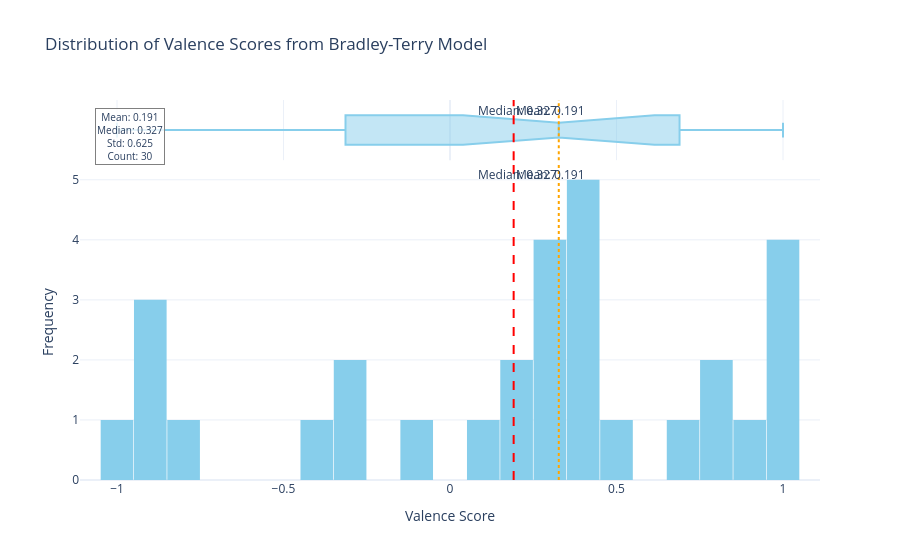

Write notebook code for a chart like this one.
### Code cell
p.plot_score_distribution()

### Figure 1 — Plotly figure (JSON) as saved in the notebook; plotly's stock layout.template omitted (floating-point values rounded to 4 significant figures)
{"data": [{"bingroup": "x", "hovertemplate": "<b>Valence Score</b>: %{x}<br><b>Count</b>: %{y}<extra></extra>", "legendgroup": "", "marker": {"color": "skyblue", "pattern": {"shape": ""}}, "name": "", "nbinsx": 30, "orientation": "v", "showlegend": false, "type": "histogram", "x": [0.059, 0.1791, 0.9104, 0.3652, 0.9739, 0.363, 0.2865, 0.8311, -0.8726, 0.8368, 0.3943, 0.413, 0.3173, -0.09617, 0.2836, -0.3148, 0.2366, -0.9114, 0.3869, -1.0, 0.336, 0.9662, -0.775, -0.3138, 1.0, -0.4221, 0.6893, 0.9945, -0.8959, 0.5136], "xaxis": "x", "yaxis": "y"}, {"hovertemplate": "<b>Valence Score</b>: %{x}<br><b>Count</b>: %{y}<extra></extra>", "legendgroup": "", "marker": {"color": "skyblue"}, "name": "", "notched": true, "showlegend": false, "type": "box", "x": [0.059, 0.1791, 0.9104, 0.3652, 0.9739, 0.363, 0.2865, 0.8311, -0.8726, 0.8368, 0.3943, 0.413, 0.3173, -0.09617, 0.2836, -0.3148, 0.2366, -0.9114, 0.3869, -1.0, 0.336, 0.9662, -0.775, -0.3138, 1.0, -0.4221, 0.6893, 0.9945, -0.8959, 0.5136], "xaxis": "x2", "yaxis": "y2"}], "layout": {"annotations": [{"showarrow": false, "text": "Mean: 0.191", "x": 0.1911, "xanchor": "left", "xref": "x", "y": 1, "yanchor": "top", "yref": "y domain"}, {"showarrow": false, "text": "Mean: 0.191", "x": 0.1911, "xanchor": "left", "xref": "x2", "y": 1, "yanchor": "top", "yref": "y2 domain"}, {"showarrow": false, "text": "Median: 0.327", "x": 0.3266, "xanchor": "right", "xref": "x", "y": 1, "yanchor": "top", "yref": "y domain"}, {"showarrow": false, "text": "Median: 0.327", "x": 0.3266, "xanchor": "right", "xref": "x2", "y": 1, "yanchor": "top", "yref": "y2 domain"}, {"bgcolor": "rgba(255,255,255,0.8)", "bordercolor": "gray", "borderwidth": 1, "font": {"size": 10}, "showarrow": false, "text": "Mean: 0.191<br>Median: 0.327<br>Std: 0.625<br>Count: 30", "x": 0.02, "xanchor": "left", "xref": "paper", "y": 0.98, "yanchor": "top", "yref": "paper"}], "bargap": 0.02, "barmode": "relative", "hovermode": "x unified", "legend": {"tracegroupgap": 0}, "shapes": [{"line": {"color": "red", "dash": "dash"}, "type": "line", "x0": 0.1911, "x1": 0.1911, "xref": "x", "y0": 0, "y1": 1, "yref": "y domain"}, {"line": {"color": "red", "dash": "dash"}, "type": "line", "x0": 0.1911, "x1": 0.1911, "xref": "x2", "y0": 0, "y1": 1, "yref": "y2 domain"}, {"line": {"color": "orange", "dash": "dot"}, "type": "line", "x0": 0.3266, "x1": 0.3266, "xref": "x", "y0": 0, "y1": 1, "yref": "y domain"}, {"line": {"color": "orange", "dash": "dot"}, "type": "line", "x0": 0.3266, "x1": 0.3266, "xref": "x2", "y0": 0, "y1": 1, "yref": "y2 domain"}], "showlegend": false, "title": {"text": "Distribution of Valence Scores from Bradley-Terry Model"}, "xaxis": {"anchor": "y", "domain": [0, 1], "title": {"text": "Valence Score"}}, "xaxis2": {"anchor": "y2", "domain": [0, 1], "matches": "x", "showgrid": true, "showticklabels": false}, "yaxis": {"anchor": "x", "domain": [0, 0.8316], "title": {"text": "Frequency"}}, "yaxis2": {"anchor": "x2", "domain": [0.8416, 1], "matches": "y2", "showgrid": false, "showline": false, "showticklabels": false, "ticks": ""}}}
